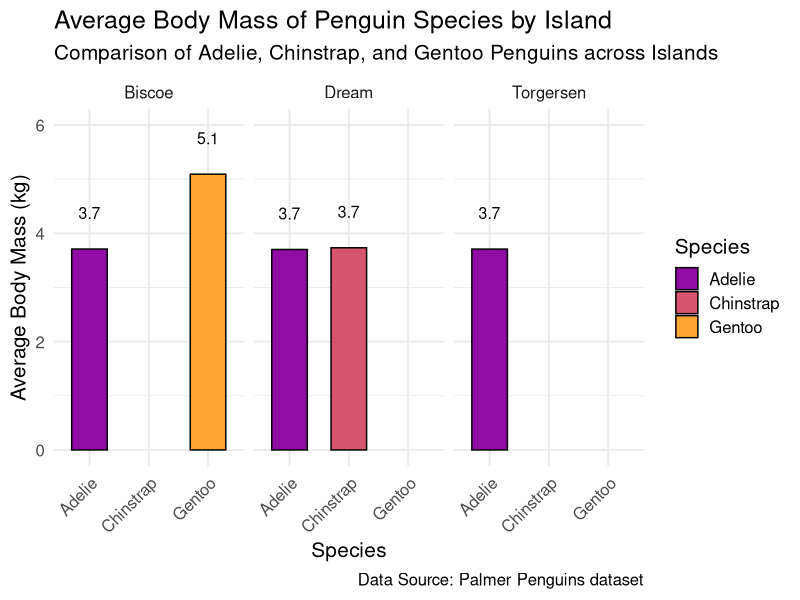
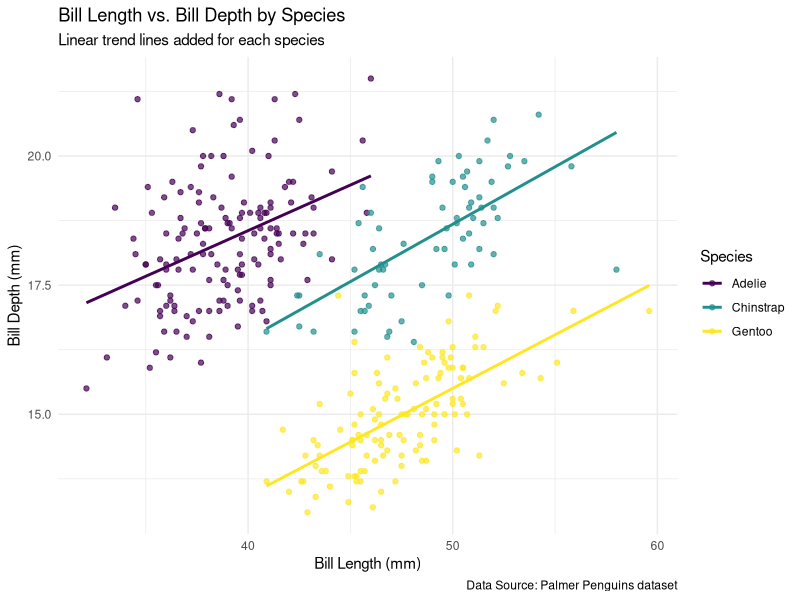
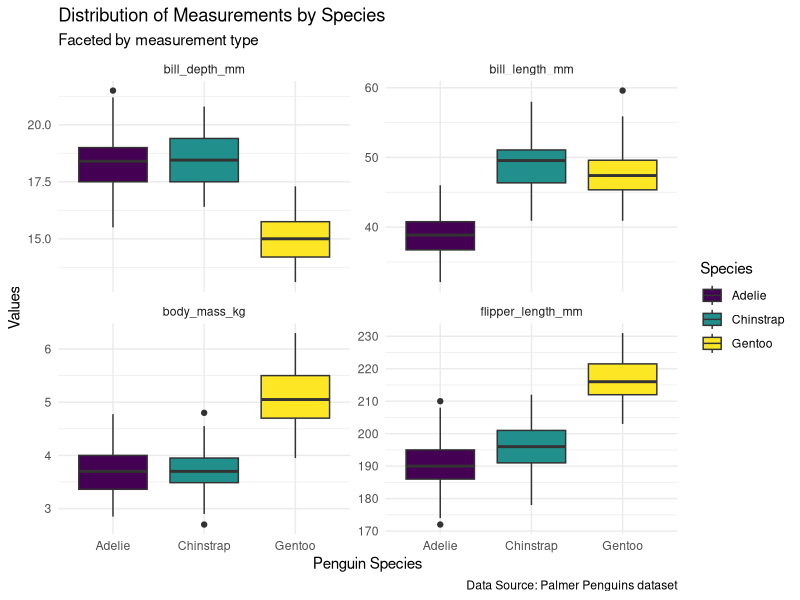

Write R code to recreate these figures, in order.
## ---- chunk 1
library(dplyr)
library(tidyr)
library(ggplot2)
library(palmerpenguins)
library(knitr)
library(kableExtra)
library(viridis)
## ---- chunk 2
penguins_clean <- penguins %>%
  drop_na()

penguins_clean <- penguins_clean %>%
  mutate(body_mass_kg = body_mass_g / 1000)

penguins_summary <- penguins_clean %>%
  group_by(species, island) %>%
  summarise(
    avg_bill_length = mean(bill_length_mm),
    avg_bill_depth = mean(bill_depth_mm),
    avg_flipper_length = mean(flipper_length_mm),
    avg_body_mass = mean(body_mass_kg),
    .groups = "drop"
  )

penguins_long <- penguins_clean %>%
  pivot_longer(
    cols = c(bill_length_mm, bill_depth_mm, flipper_length_mm, body_mass_kg),
    names_to = "measurement",
    values_to = "value"
  )
## ---- chunk 3
ggplot(penguins_summary, aes(x = species, y = avg_body_mass, fill = species)) +
  geom_col(width = 0.6, color = "black") +
  facet_wrap(~ island) +
  scale_fill_viridis_d(option = "plasma", begin = 0.3, end = 0.8, name = "Species") +
  geom_text(aes(label = round(avg_body_mass, 1)), vjust = -2.5, size = 4) + 
  ylim(0, 6) + 
  labs(
    title = "Average Body Mass of Penguin Species by Island",
    subtitle = "Comparison of Adelie, Chinstrap, and Gentoo Penguins across Islands",
    x = "Species",
    y = "Average Body Mass (kg)",
    caption = "Data Source: Palmer Penguins dataset"
  ) +
  theme_minimal(base_size = 15) +
  theme(
    axis.text.x = element_text(angle = 45, hjust = 1)
  )

## ---- chunk 4
ggplot(penguins_clean, aes(x = bill_length_mm, y = bill_depth_mm, color = species)) +
  geom_point(alpha = 0.7) +
  geom_smooth(method = "lm", se = FALSE) +
  scale_color_viridis_d(option = "viridis", name = "Species") +
  labs(
    title = "Bill Length vs. Bill Depth by Species",
    subtitle = "Linear trend lines added for each species",
    x = "Bill Length (mm)",
    y = "Bill Depth (mm)",
    caption = "Data Source: Palmer Penguins dataset"
  ) +
  theme_minimal() 

## ---- chunk 5
ggplot(penguins_long, aes(x = species, y = value, fill = species)) +
  geom_boxplot() +
  facet_wrap(~ measurement, scales = "free_y") +
  scale_fill_viridis_d(option = "viridis", name = "Species") +
  labs(
    title = "Distribution of Measurements by Species",
    subtitle = "Faceted by measurement type",
    x = "Penguin Species",
    y = "Values",
    caption = "Data Source: Palmer Penguins dataset"
  ) +
  theme_minimal()
